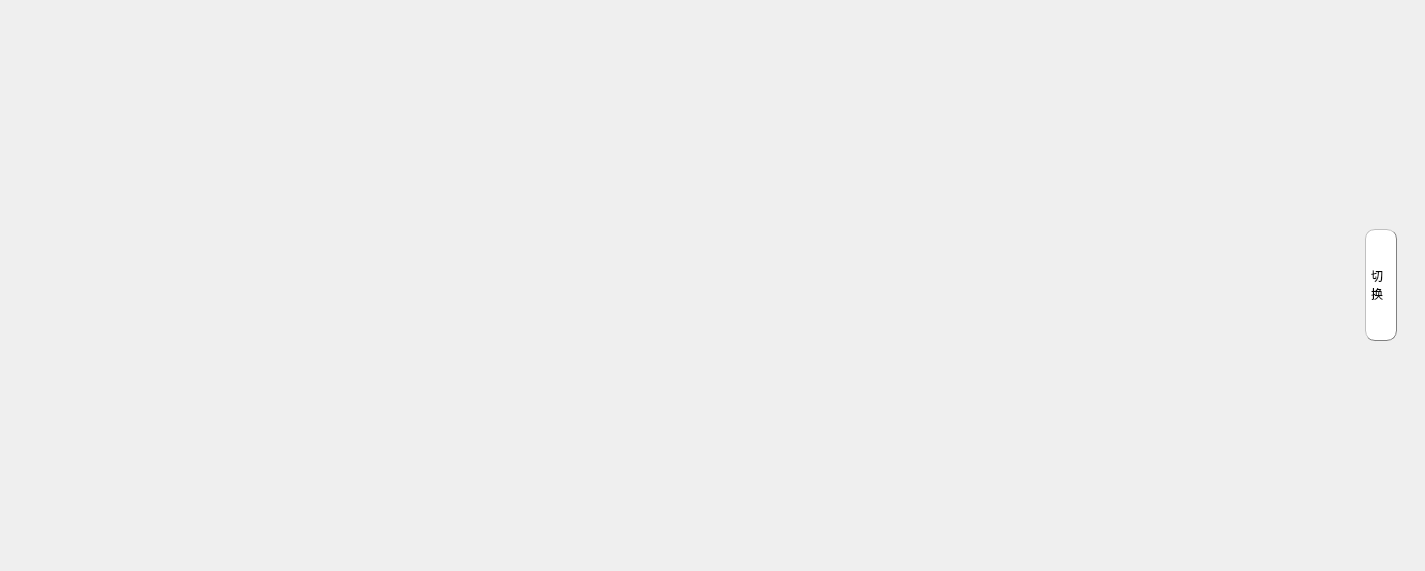
<?xml version="1.0" encoding="UTF-8"?>
<ui version="4.0">
 <class>GameFinishWidget</class>
 <widget class="QWidget" name="GameFinishWidget">
  <property name="geometry">
   <rect>
    <x>0</x>
    <y>0</y>
    <width>1425</width>
    <height>571</height>
   </rect>
  </property>
  <property name="sizePolicy">
   <sizepolicy hsizetype="Expanding" vsizetype="Expanding">
    <horstretch>0</horstretch>
    <verstretch>0</verstretch>
   </sizepolicy>
  </property>
  <property name="windowTitle">
   <string>Form</string>
  </property>
  <layout class="QHBoxLayout" name="horizontalLayout_2" stretch="15,0">
   <item>
    <widget class="QStackedWidget" name="stackedWidget">
     <property name="currentIndex">
      <number>1</number>
     </property>
     <widget class="QWidget" name="page">
      <layout class="QHBoxLayout" name="horizontalLayout">
       <item>
        <widget class="Radar" name="emotion_radar" native="true">
         <property name="maximumSize">
          <size>
           <width>16777215</width>
           <height>16777215</height>
          </size>
         </property>
        </widget>
       </item>
       <item>
        <widget class="Radar" name="periceive_radar" native="true">
         <property name="maximumSize">
          <size>
           <width>16777215</width>
           <height>16777215</height>
          </size>
         </property>
        </widget>
       </item>
      </layout>
     </widget>
     <widget class="QWidget" name="page_2">
      <layout class="QVBoxLayout" name="verticalLayout">
       <item>
        <widget class="Curve" name="emotion_curve" native="true">
         <property name="minimumSize">
          <size>
           <width>0</width>
           <height>0</height>
          </size>
         </property>
        </widget>
       </item>
       <item>
        <widget class="Curve" name="periceive_curve" native="true">
         <property name="sizePolicy">
          <sizepolicy hsizetype="Preferred" vsizetype="Preferred">
           <horstretch>0</horstretch>
           <verstretch>0</verstretch>
          </sizepolicy>
         </property>
        </widget>
       </item>
      </layout>
     </widget>
    </widget>
   </item>
   <item>
    <widget class="QWidget" name="widget" native="true">
     <layout class="QVBoxLayout" name="verticalLayout_2">
      <item>
       <widget class="QPushButton" name="switchButton">
        <property name="sizePolicy">
         <sizepolicy hsizetype="Expanding" vsizetype="Expanding">
          <horstretch>0</horstretch>
          <verstretch>0</verstretch>
         </sizepolicy>
        </property>
        <property name="styleSheet">
         <string notr="true">
QPushButton {


 	writing-mode: vertical-rl; /* 设置文字竖排 */
    text-align: left; /* 文字居中对齐 */
    height: 100px; /* 设置按钮高度 */
    min-width: 20px; max-width: 20px; min-height: 	100px; max-height: 100px; 

			
            

            
 qproperty-icon: url(:/res/Icon/9068701_change_icon.png);
       

       
    border-radius: 10px;
    padding: 5px;
    background-color: white;
	color: black;
	border: 1px solid gray;
	/* 设置阴影效果 */
   
    border-style: outset;
    border-width: 1px;
    
    /*padding: 4px;*/
    margin: 8px;
    qproperty-shadow: 5px 5px 5px rgba(0, 0, 0, 150);
}

QPushButton:hover {
    background-color: #aaa;
}

QPushButton:pressed {
    background-color: #888;
}

 QPushButton::icon {
            width: 16px;
            height: 16px;
            margin-right: 8px;
        }



</string>
        </property>
        <property name="text">
         <string>切
换</string>
        </property>
       </widget>
      </item>
     </layout>
    </widget>
   </item>
  </layout>
 </widget>
 <customwidgets>
  <customwidget>
   <class>Curve</class>
   <extends>QWidget</extends>
   <header>curve.h</header>
   <container>1</container>
  </customwidget>
  <customwidget>
   <class>Radar</class>
   <extends>QWidget</extends>
   <header>radar.h</header>
   <container>1</container>
  </customwidget>
 </customwidgets>
 <resources/>
 <connections/>
</ui>
